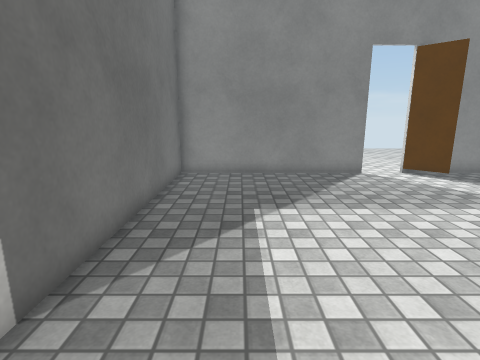
View 1 (above)

13 first-person views from a walk through a 3-D level made in the Unity game engine. The camera is 1.3 m above the floor, tilts 12° down and sees 80° across. The floor is counted in squares, 0.5 m on a side. Each view is taken from the middle of a square. On the plan, view 1 faces up. The plan holds only what a view shows up to about 19 squares ahead; the rest is blank. Surface patterns are stand-ins for the level's own textures.

View 2
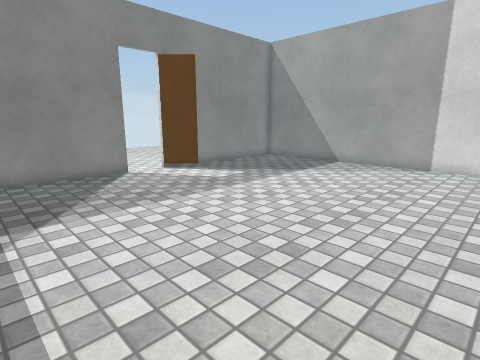

View 3
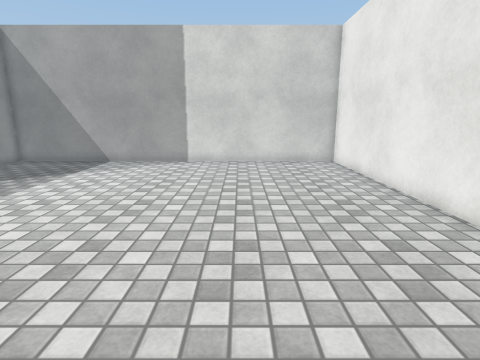

View 4
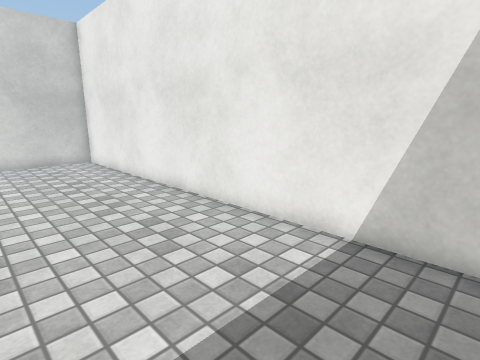

View 5
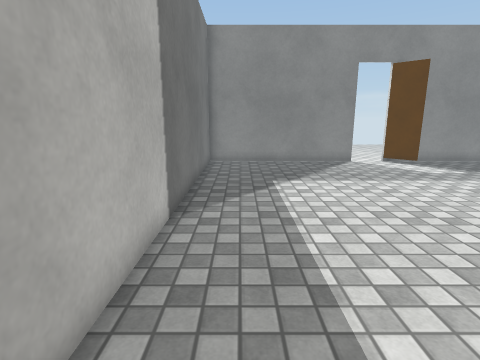

View 6
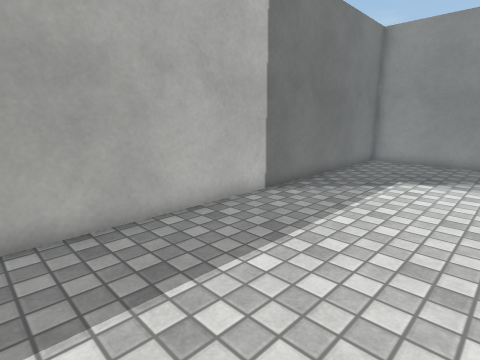

View 7
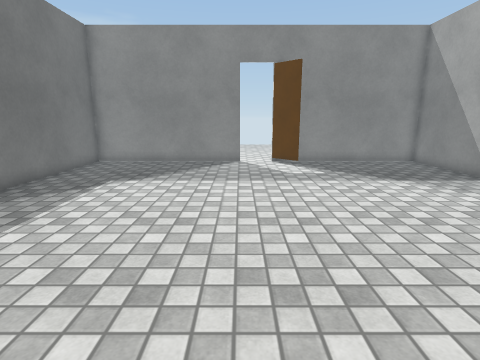

View 8
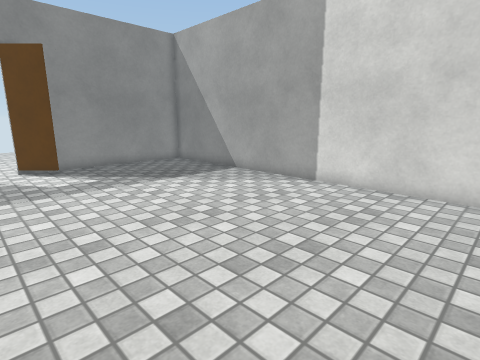

View 9
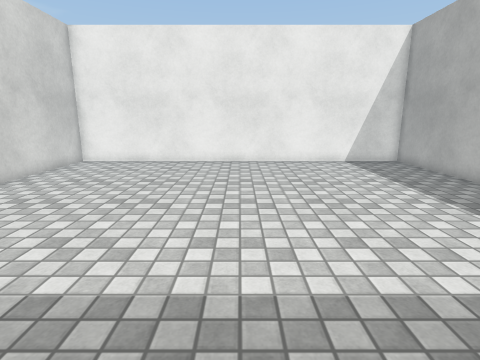

View 10
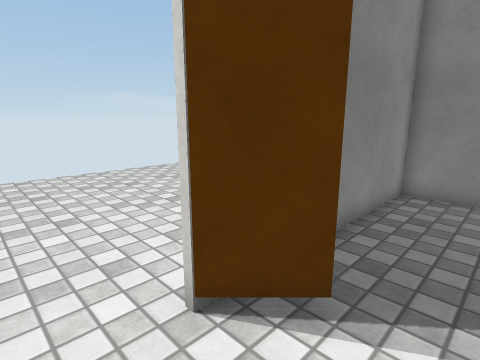

View 11
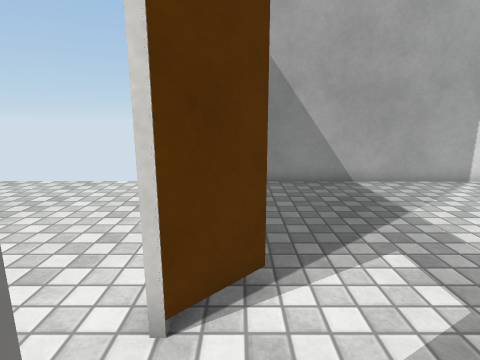

View 12
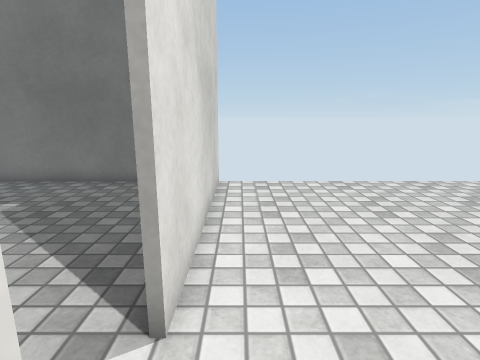

View 13
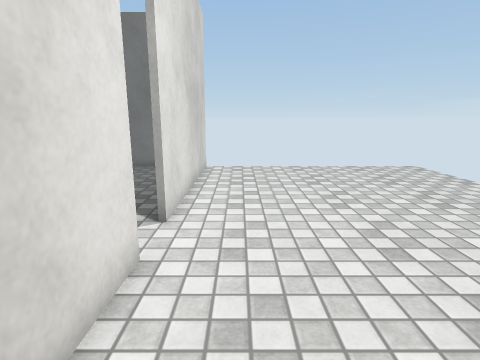

### Floor plan
Points are (right, up) in squares from view 1. A wall is a line through its corners. A room is listed if a view was taken in it or the views show most of it. See-through windows are left out.
Room 1 (views 1, 2, 3, 4, 5, 6, 7, 8, 9, 10, 11)
walls: (9.4, 12.5) (7.8, 14.1); (6.1, 13.9) (-2.9, 13.9) (-2.9, -5.9) (16.9, -5.9) (16.9, 13.9) (9.6, 13.9)
ways out: opening at (7.5, 14) to room 2
Room 2 (views 12, 13)
walls: (7.8, 14.1) (11.1, 14.1); (-3, 14.1) (6.1, 14.1)
ways out: opening at (7.5, 14) to room 1

Positions as (right, up) in squares from view 1, and headings:
1: (0, 0), facing up
2: (0, 0), facing up-right
3: (-1, 0), facing right
4: (-2, 0), facing down-right
5: (-1, -4), facing up
6: (4, -5), facing up-left
7: (6, -4), facing up
8: (6, -3), facing up-right
9: (7, 12), facing down
10: (6, 11), facing up-right
11: (5, 13), facing right
12: (9, 15), facing left
13: (13, 16), facing left
